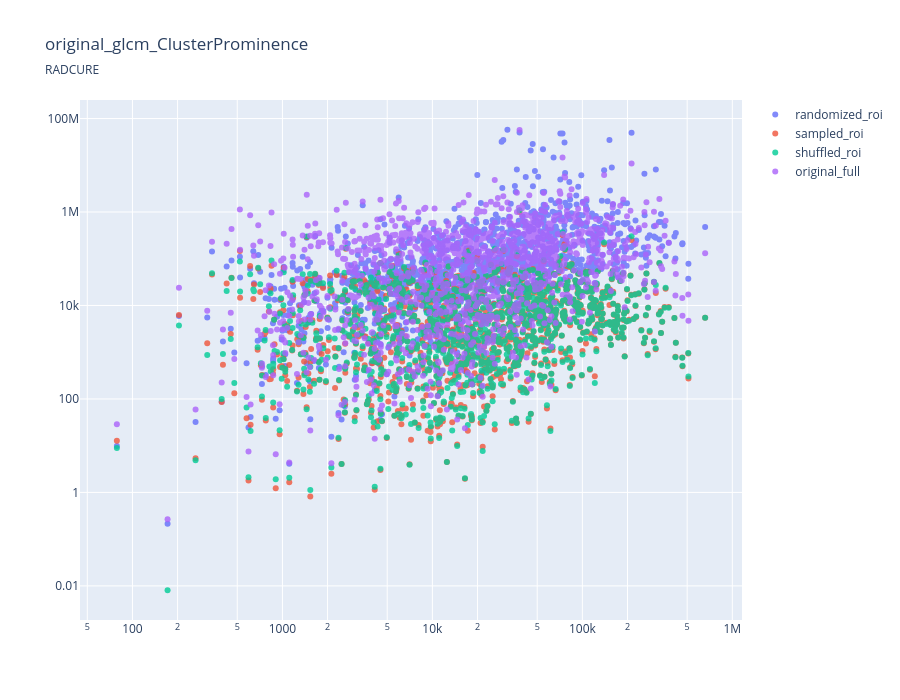
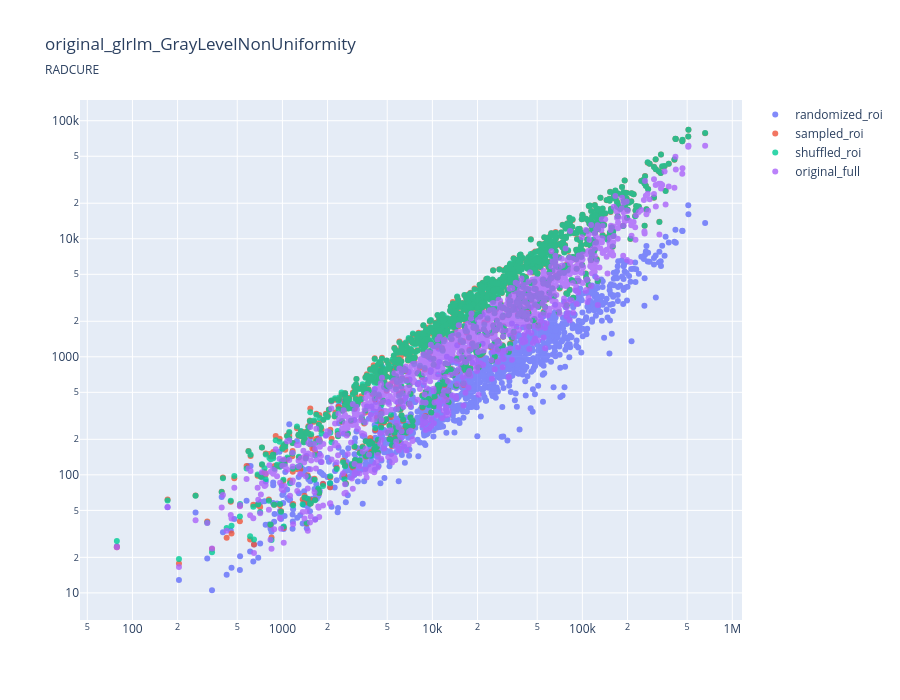
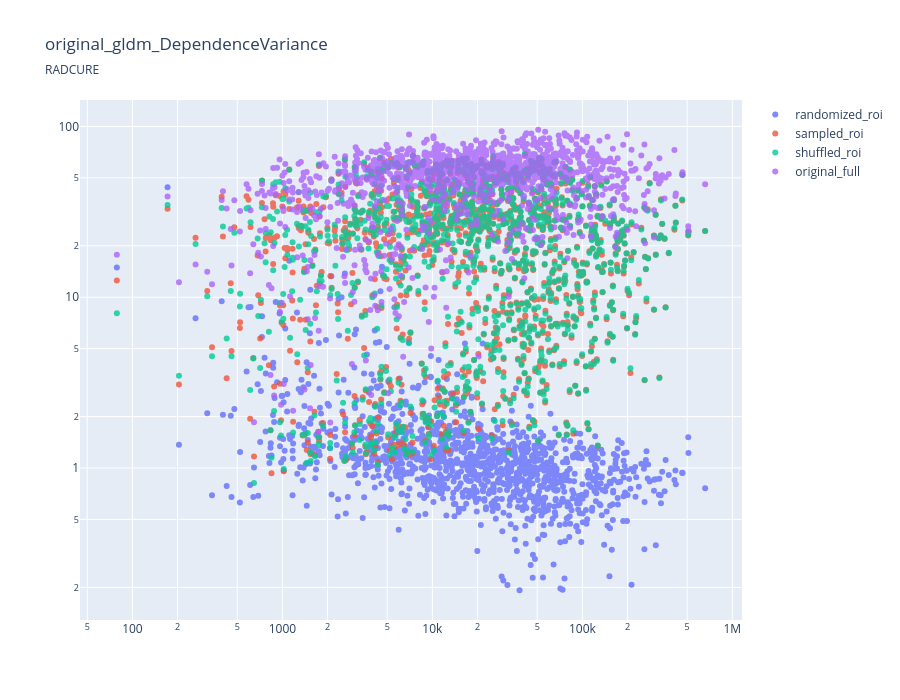
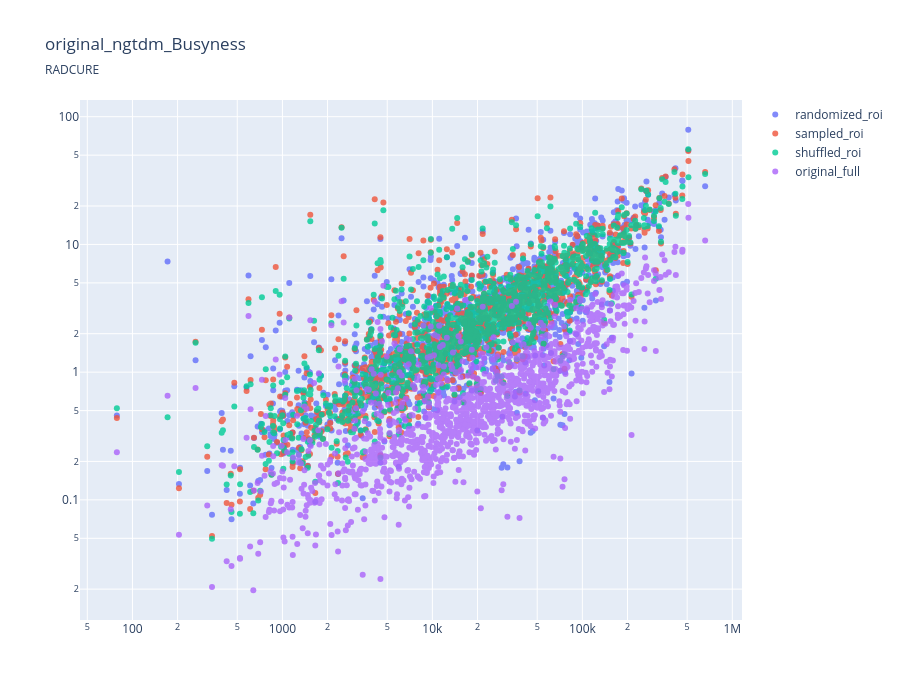

These figures' notebook cell, in order:
### Code cell
region = 'roi'
image_types=[f'randomized_{region}', f'sampled_{region}', f'shuffled_{region}', 'original_full']
log_vol = True
log_feat = True

fig_list = []
for idx, feature in enumerate(sig_feats):

    plot_feat_df = sig_feature_sets[feature]
   
    log_fig = plot_feat_vs_volume(plot_feat_df, mesh_vol, image_types, feature, log_vol = log_vol, log_feat=log_feat)
    log_fig.update_layout(
        title_subtitle=dict(text=dataset)
    )
    log_fig.show()

    # fig_list.append(log_fig)
    # fig_list.append(sns_fig)

### Figure 1 — Plotly figure (JSON) as saved in the notebook; plotly's stock layout.template omitted (floating-point values rounded to 4 significant figures; data arrays with more than 128 entries replaced by an {"elided": "..."} marker saying what was removed)
{"data": [{"marker": {"size": 6}, "mode": "markers", "name": "randomized_roi", "opacity": 0.8, "type": "scatter", "x": {"elided": "1270 float values"}, "y": {"elided": "1270 float values"}}, {"marker": {"size": 6}, "mode": "markers", "name": "sampled_roi", "opacity": 0.8, "type": "scatter", "x": {"elided": "1270 float values"}, "y": {"elided": "1270 float values"}}, {"marker": {"size": 6}, "mode": "markers", "name": "shuffled_roi", "opacity": 0.8, "type": "scatter", "x": {"elided": "1270 float values"}, "y": {"elided": "1270 float values"}}, {"marker": {"size": 6}, "mode": "markers", "name": "original_full", "opacity": 0.8, "type": "scatter", "x": {"elided": "1270 float values"}, "y": {"elided": "1270 float values"}}], "layout": {"height": 700, "title": {"subtitle": {"text": "RADCURE"}, "text": "original_glcm_ClusterProminence"}, "width": 900, "xaxis": {"type": "log"}, "yaxis": {"range": [null, null], "type": "log"}}}

### Figure 2 — Plotly figure (JSON) as saved in the notebook; plotly's stock layout.template omitted (floating-point values rounded to 4 significant figures; data arrays with more than 128 entries replaced by an {"elided": "..."} marker saying what was removed)
{"data": [{"marker": {"size": 6}, "mode": "markers", "name": "randomized_roi", "opacity": 0.8, "type": "scatter", "x": {"elided": "1270 float values"}, "y": {"elided": "1270 float values"}}, {"marker": {"size": 6}, "mode": "markers", "name": "sampled_roi", "opacity": 0.8, "type": "scatter", "x": {"elided": "1270 float values"}, "y": {"elided": "1270 float values"}}, {"marker": {"size": 6}, "mode": "markers", "name": "shuffled_roi", "opacity": 0.8, "type": "scatter", "x": {"elided": "1270 float values"}, "y": {"elided": "1270 float values"}}, {"marker": {"size": 6}, "mode": "markers", "name": "original_full", "opacity": 0.8, "type": "scatter", "x": {"elided": "1270 float values"}, "y": {"elided": "1270 float values"}}], "layout": {"height": 700, "title": {"subtitle": {"text": "RADCURE"}, "text": "original_glrlm_GrayLevelNonUniformity"}, "width": 900, "xaxis": {"type": "log"}, "yaxis": {"range": [null, null], "type": "log"}}}

### Figure 3 — Plotly figure (JSON) as saved in the notebook; plotly's stock layout.template omitted (floating-point values rounded to 4 significant figures; data arrays with more than 128 entries replaced by an {"elided": "..."} marker saying what was removed)
{"data": [{"marker": {"size": 6}, "mode": "markers", "name": "randomized_roi", "opacity": 0.8, "type": "scatter", "x": {"elided": "1270 float values"}, "y": {"elided": "1270 float values"}}, {"marker": {"size": 6}, "mode": "markers", "name": "sampled_roi", "opacity": 0.8, "type": "scatter", "x": {"elided": "1270 float values"}, "y": {"elided": "1270 float values"}}, {"marker": {"size": 6}, "mode": "markers", "name": "shuffled_roi", "opacity": 0.8, "type": "scatter", "x": {"elided": "1270 float values"}, "y": {"elided": "1270 float values"}}, {"marker": {"size": 6}, "mode": "markers", "name": "original_full", "opacity": 0.8, "type": "scatter", "x": {"elided": "1270 float values"}, "y": {"elided": "1270 float values"}}], "layout": {"height": 700, "title": {"subtitle": {"text": "RADCURE"}, "text": "original_gldm_DependenceVariance"}, "width": 900, "xaxis": {"type": "log"}, "yaxis": {"range": [null, null], "type": "log"}}}

### Figure 4 — Plotly figure (JSON) as saved in the notebook; plotly's stock layout.template omitted (floating-point values rounded to 4 significant figures; data arrays with more than 128 entries replaced by an {"elided": "..."} marker saying what was removed)
{"data": [{"marker": {"size": 6}, "mode": "markers", "name": "randomized_roi", "opacity": 0.8, "type": "scatter", "x": {"elided": "1270 float values"}, "y": {"elided": "1270 float values"}}, {"marker": {"size": 6}, "mode": "markers", "name": "sampled_roi", "opacity": 0.8, "type": "scatter", "x": {"elided": "1270 float values"}, "y": {"elided": "1270 float values"}}, {"marker": {"size": 6}, "mode": "markers", "name": "shuffled_roi", "opacity": 0.8, "type": "scatter", "x": {"elided": "1270 float values"}, "y": {"elided": "1270 float values"}}, {"marker": {"size": 6}, "mode": "markers", "name": "original_full", "opacity": 0.8, "type": "scatter", "x": {"elided": "1270 float values"}, "y": {"elided": "1270 float values"}}], "layout": {"height": 700, "title": {"subtitle": {"text": "RADCURE"}, "text": "original_ngtdm_Busyness"}, "width": 900, "xaxis": {"type": "log"}, "yaxis": {"range": [null, null], "type": "log"}}}
